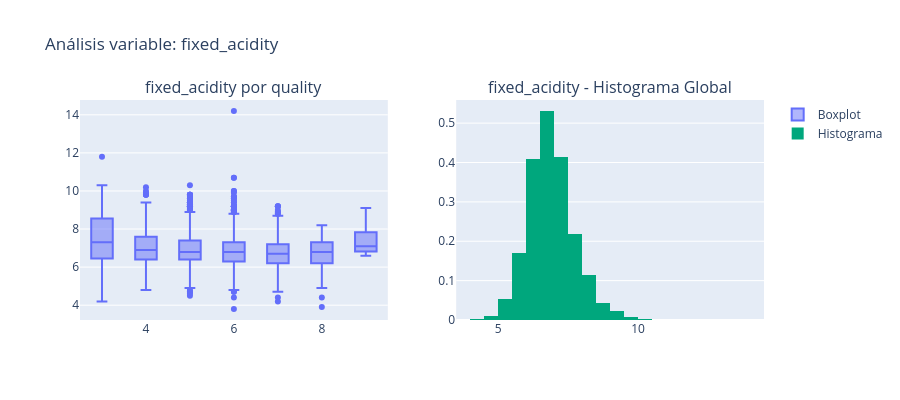
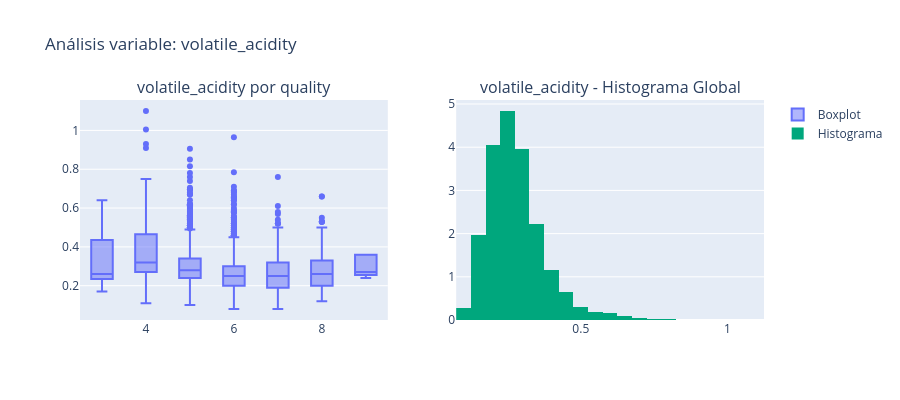
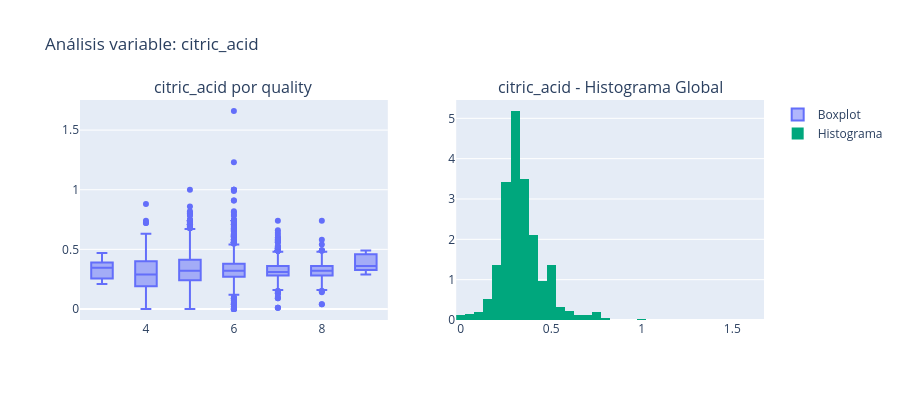
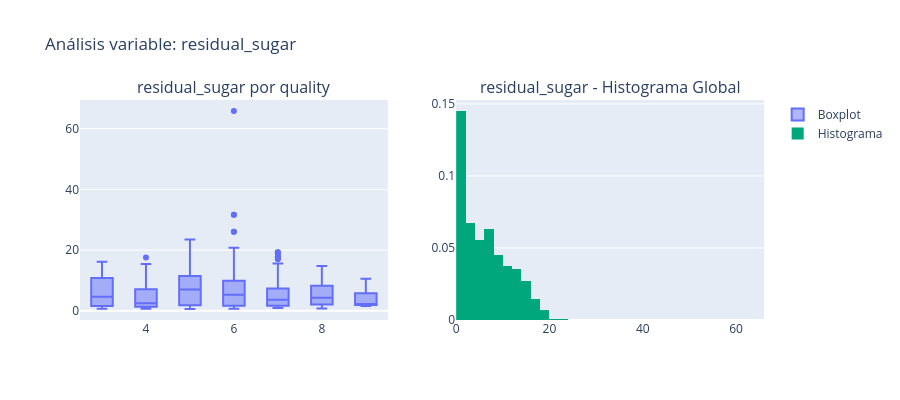

Notebook code for these charts, in order:
### Code cell
analisis_white.plot_num_class()

### Figure 1 — Plotly figure (JSON) as saved in the notebook; plotly's stock layout.template omitted (floating-point values rounded to 4 significant figures; data arrays with more than 128 entries replaced by an {"elided": "..."} marker saying what was removed)
{"data": [{"name": "Boxplot", "type": "box", "x": {"elided": "4898 int values"}, "xaxis": "x", "y": {"elided": "4898 float values"}, "yaxis": "y"}, {"histnorm": "probability density", "marker": {"color": "#00a77d"}, "name": "Histograma", "nbinsx": 50, "type": "histogram", "x": {"elided": "4898 float values"}, "xaxis": "x2", "yaxis": "y2"}], "layout": {"annotations": [{"font": {"size": 16}, "showarrow": false, "text": "fixed_acidity por quality", "x": 0.225, "xanchor": "center", "xref": "paper", "y": 1, "yanchor": "bottom", "yref": "paper"}, {"font": {"size": 16}, "showarrow": false, "text": "fixed_acidity - Histograma Global", "x": 0.775, "xanchor": "center", "xref": "paper", "y": 1, "yanchor": "bottom", "yref": "paper"}], "height": 400, "title": {"text": "Análisis variable: fixed_acidity"}, "width": 900, "xaxis": {"anchor": "y", "domain": [0, 0.45]}, "xaxis2": {"anchor": "y2", "domain": [0.55, 1]}, "yaxis": {"anchor": "x", "domain": [0, 1]}, "yaxis2": {"anchor": "x2", "domain": [0, 1]}}}

### Figure 2 — Plotly figure (JSON) as saved in the notebook; plotly's stock layout.template omitted (floating-point values rounded to 4 significant figures; data arrays with more than 128 entries replaced by an {"elided": "..."} marker saying what was removed)
{"data": [{"name": "Boxplot", "type": "box", "x": {"elided": "4898 int values"}, "xaxis": "x", "y": {"elided": "4898 float values"}, "yaxis": "y"}, {"histnorm": "probability density", "marker": {"color": "#00a77d"}, "name": "Histograma", "nbinsx": 50, "type": "histogram", "x": {"elided": "4898 float values"}, "xaxis": "x2", "yaxis": "y2"}], "layout": {"annotations": [{"font": {"size": 16}, "showarrow": false, "text": "volatile_acidity por quality", "x": 0.225, "xanchor": "center", "xref": "paper", "y": 1, "yanchor": "bottom", "yref": "paper"}, {"font": {"size": 16}, "showarrow": false, "text": "volatile_acidity - Histograma Global", "x": 0.775, "xanchor": "center", "xref": "paper", "y": 1, "yanchor": "bottom", "yref": "paper"}], "height": 400, "title": {"text": "Análisis variable: volatile_acidity"}, "width": 900, "xaxis": {"anchor": "y", "domain": [0, 0.45]}, "xaxis2": {"anchor": "y2", "domain": [0.55, 1]}, "yaxis": {"anchor": "x", "domain": [0, 1]}, "yaxis2": {"anchor": "x2", "domain": [0, 1]}}}

### Figure 3 — Plotly figure (JSON) as saved in the notebook; plotly's stock layout.template omitted (floating-point values rounded to 4 significant figures; data arrays with more than 128 entries replaced by an {"elided": "..."} marker saying what was removed)
{"data": [{"name": "Boxplot", "type": "box", "x": {"elided": "4898 int values"}, "xaxis": "x", "y": {"elided": "4898 float values"}, "yaxis": "y"}, {"histnorm": "probability density", "marker": {"color": "#00a77d"}, "name": "Histograma", "nbinsx": 50, "type": "histogram", "x": {"elided": "4898 float values"}, "xaxis": "x2", "yaxis": "y2"}], "layout": {"annotations": [{"font": {"size": 16}, "showarrow": false, "text": "citric_acid por quality", "x": 0.225, "xanchor": "center", "xref": "paper", "y": 1, "yanchor": "bottom", "yref": "paper"}, {"font": {"size": 16}, "showarrow": false, "text": "citric_acid - Histograma Global", "x": 0.775, "xanchor": "center", "xref": "paper", "y": 1, "yanchor": "bottom", "yref": "paper"}], "height": 400, "title": {"text": "Análisis variable: citric_acid"}, "width": 900, "xaxis": {"anchor": "y", "domain": [0, 0.45]}, "xaxis2": {"anchor": "y2", "domain": [0.55, 1]}, "yaxis": {"anchor": "x", "domain": [0, 1]}, "yaxis2": {"anchor": "x2", "domain": [0, 1]}}}

### Figure 4 — Plotly figure (JSON) as saved in the notebook; plotly's stock layout.template omitted (floating-point values rounded to 4 significant figures; data arrays with more than 128 entries replaced by an {"elided": "..."} marker saying what was removed)
{"data": [{"name": "Boxplot", "type": "box", "x": {"elided": "4898 int values"}, "xaxis": "x", "y": {"elided": "4898 float values"}, "yaxis": "y"}, {"histnorm": "probability density", "marker": {"color": "#00a77d"}, "name": "Histograma", "nbinsx": 50, "type": "histogram", "x": {"elided": "4898 float values"}, "xaxis": "x2", "yaxis": "y2"}], "layout": {"annotations": [{"font": {"size": 16}, "showarrow": false, "text": "residual_sugar por quality", "x": 0.225, "xanchor": "center", "xref": "paper", "y": 1, "yanchor": "bottom", "yref": "paper"}, {"font": {"size": 16}, "showarrow": false, "text": "residual_sugar - Histograma Global", "x": 0.775, "xanchor": "center", "xref": "paper", "y": 1, "yanchor": "bottom", "yref": "paper"}], "height": 400, "title": {"text": "Análisis variable: residual_sugar"}, "width": 900, "xaxis": {"anchor": "y", "domain": [0, 0.45]}, "xaxis2": {"anchor": "y2", "domain": [0.55, 1]}, "yaxis": {"anchor": "x", "domain": [0, 1]}, "yaxis2": {"anchor": "x2", "domain": [0, 1]}}}
